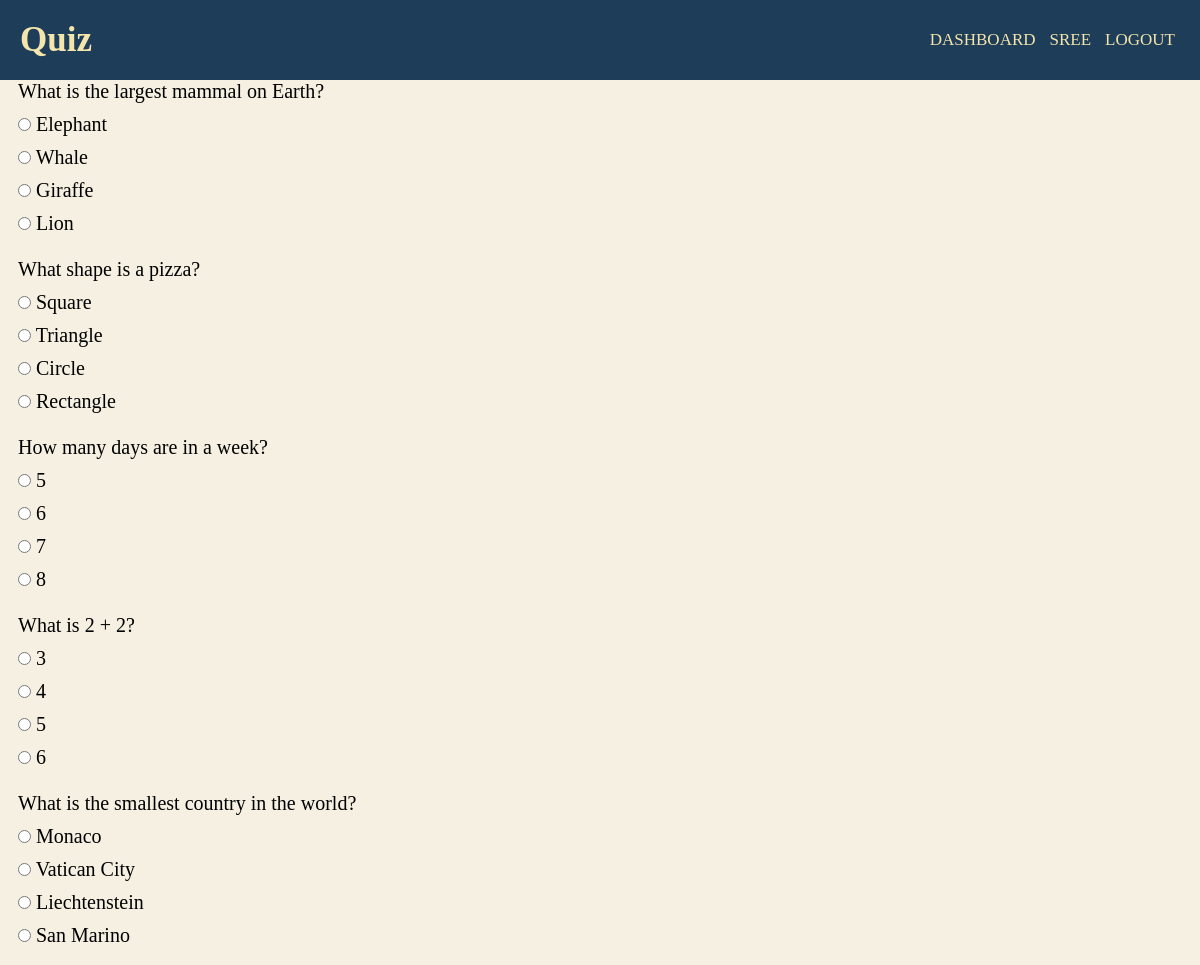
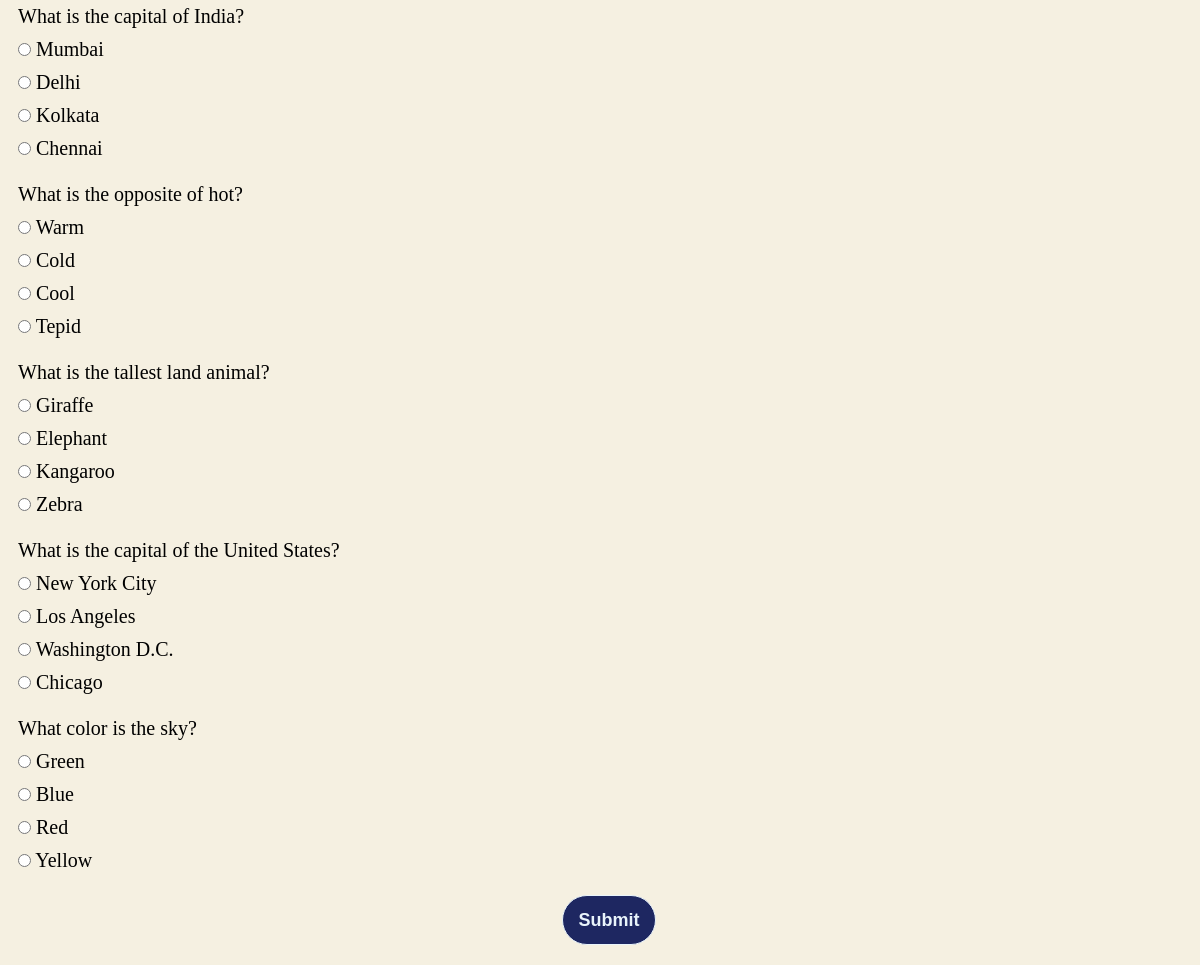
Screenshot of /quiz (signed in) with the database file from the repository (2 pictures, top to bottom).
### quiz_page/models.py (models this page shows, shortened)
class Exam(models.Model):
    id=models.UUIDField(primary_key=True,default=uuid.uuid4,editable=False)
    question=models.CharField(max_length=100)
    option1 = models.CharField(max_length=100)
    option2 = models.CharField(max_length=100)
    option3 = models.CharField(max_length=100)
    option4 = models.CharField(max_length=100)
    corrans = models.CharField(max_length=100)
    class Meta:
        verbose_name_plural="Questions"

### quiz_page/views.py (the view)
# urls.py: path('quiz',views.quiz,name="quiz"),
def quiz(request):
    try:
        exam = Exam.objects.all()
        exam = random.sample(list(exam),10)
        if request.method == 'POST':
            score = 0
            wrong = 0
            correct = 0
            total = 0
            for i in exam:
                total+=1
                ans = request.POST.get(i.question)
                print(i.question)
                print(f"Student Answer:"+ans)
                print(f"Correct Answer:"+i.corrans)
                print(f"---------------------------------")
                if i.corrans == request.POST.get(i.question):
                    score+=10
                    correct+=1
                else:
                    wrong+=1
            percent = score/(total*10) * 100
            result = QuizResult(user=request.user,score=score)
            result.save()
            context = {
                'score': score,
                'correct': correct,
                'wrong': wrong,
                'percent': percent,
                'total': total
            }
            return render(request,"quiz_page/result.html",context)
        else:
            return render(request,"quiz_page/quiz.html",{
            "exam": exam
            })
    except:
        raise Http404()

### quiz_page/templates/quiz_page/quiz.html (shortened to what this page needs)
{% extends "base.html" %}
{% load static %}
{% block css_files %}
    <link rel="stylesheet" href="{% static "quiz_page/quiz.css" %}">
{% endblock %}
{% block content %}
    <div class="container">
            {%for i in exam%}
            {{i.question}}
            <div class="options">
                <form action="quiz" method="POST">
                    <input type="radio" id="opt1" name="{{i.question}}" value="{{i.option1}}">
                <label for="opt1">{{i.option1}}</label>
                <div class="options">
                    <input type="radio" id="opt2" name="{{i.question}}" value="{{i.option2}}">
                    <label for="opt2">{{i.option2}}</label>
                </div>
                <div class="options">
                    <input type="radio" id="opt3" name="{{i.question}}" value="{{i.option3}}">
                    <label for="opt3">{{i.option3}}</label>
                </div>
                <div class="options">
                    <input type="radio" id="opt4" name="{{i.question}}" value="{{i.option4}}">
                    <label for="opt4">{{i.option4}}</label>
                </div>
            </div><br>
            {% endfor %}
            <div class="bt">
                <button type="submit" class="submit-btn">Submit</button>
            </div>
    </div>
{% endblock %}

### templates/base.html (shortened to what this page needs)
{% load static %}
<!DOCTYPE html>
<html lang="en">
    <head>
        <link rel="stylesheet" href="{% static 'app.css' %}">
        {% block css_files%}
        {% endblock %}
    </head>
    <body>
        <nav navbar.navbar-light.bg-light>
        <nav class="header">
            <label class="logo">Quiz</label>
            <ul>
                {%if user.is_authenticated%}
                    <li><a href="{%url "dashboard"%}">Dashboard</a></li>
                    <li><a>{{request.user.username}}</a></li>
                    <li><a href="{% url "logout" %}">Logout</a></li>
                {%else%}
                    <li><a class="active" href="{% url "starting_page" %}">Home</a></li>
                    <li><a href="{% url "admin:index" %}" target="_blank">Admin</a></li>
                    <li><a href="{% url "register" %}">Register</a></li>
                    <li><a href="{% url "login_user" %}">Login</a></li>
                {%endif%}
            </ul>
        </nav>
        {% block content %}
        {% endblock %}
    </body>
</html>

### static/app.css (style rules this page uses)
* { padding: 0; margin: 0; text-decoration: none; list-style: none; box-sizing: border-box; }
body { background: #f5f0e1; }
nav.header { font-family: montserrat; background: #1e3d59; height: 80px; width: 100%; }
label.logo { color: #F3E5AB; font-size: 35px; line-height: 80px; padding: 0 20px; font-weight: bold; }
nav.header ul { float: right; margin-right: 20px; }
nav.header ul li { display: inline-block; line-height: 80px; margin: 0 5px; }
nav.header ul li a { color: #F3E5AB; font-size: 17px; text-transform: uppercase; border-radius: 3px; }

### quiz_page/static/quiz_page/quiz.css (style rules this page uses)
.bt { text-align: center; padding-bottom: 20px; }
.submit-btn { width: 8%; height: 50px; border: 1px solid; background: #1e2761; border-radius: 25px; font-size: 18px; color: #e9f4fb; font-weight: 700; cursor: pointer; outline: none; }
.container { padding-left: 1.5%; font-size: 20px; }
.options { padding-top: 10px; }

### rows the page displays
Exam: question "What is the largest mammal on Earth?", option1 "Elephant", option2 "Whale", option3 "Giraffe", option4 "Lion"
Exam: question "What shape is a pizza?", option1 "Square", option2 "Triangle", option3 "Circle", option4 "Rectangle"
Exam: question "How many days are in a week?", option1 "5", option2 "6", option3 "7", option4 "8"
Exam: question "What is 2 + 2?", option1 "3", option2 "4", option3 "5", option4 "6"
Exam: question "What is the smallest country in the world?", option1 "Monaco", option2 "Vatican City", option3 "Liechtenstein", option4 "San Marino"
Exam: question "What is the capital of India?", option1 "Mumbai", option2 "Delhi", option3 "Kolkata", option4 "Chennai"
Exam: question "What is the opposite of hot?", option1 "Warm", option2 "Cold", option3 "Cool", option4 "Tepid"
Exam: question "What is the tallest land animal?", option1 "Giraffe", option2 "Elephant", option3 "Kangaroo", option4 "Zebra"
Exam: question "What is the capital of the United States?", option1 "New York City", option2 "Los Angeles", option3 "Washington D.C.", option4 "Chicago"
Exam: question "What color is the sky?", option1 "Green", option2 "Blue", option3 "Red", option4 "Yellow"

### other values shown
{{ request.user.username }} "SREE"
